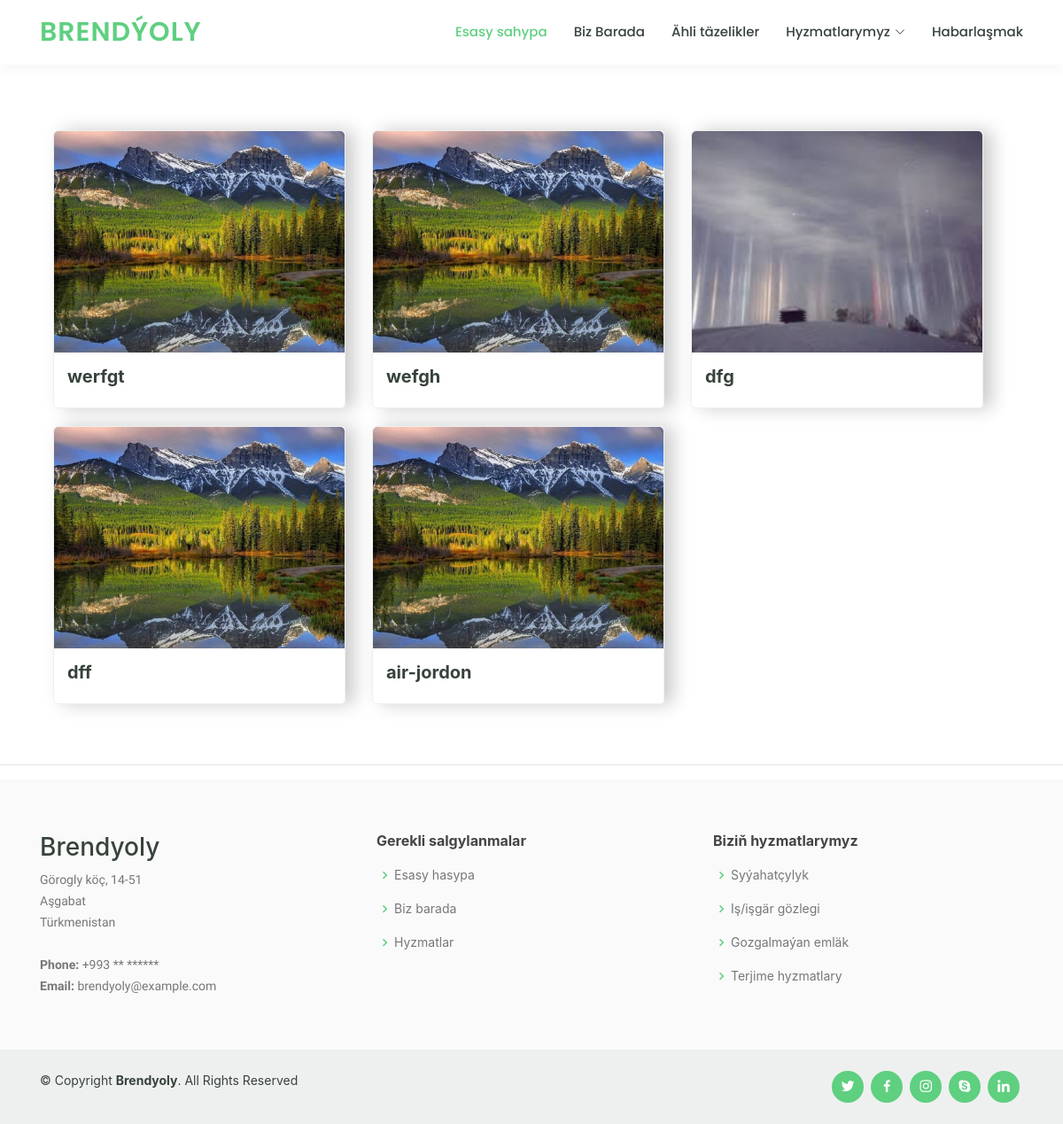
/all_news/, run on the app's committed database.
### main/models.py (models this page shows, shortened)
class News(models.Model):
    category = models.ForeignKey(Category, related_name='news', on_delete=models.CASCADE)
    name = models.CharField(max_length=200)
    slug = models.SlugField(max_length=200, unique=True)
    description = models.TextField(blank=True)
    image1 = models.ImageField(upload_to='media/', null=True)
    image2 = models.ImageField(upload_to='media/', null=True, blank=True)
    image3 = models.ImageField(upload_to='media/', null=True, blank=True)
    image4 = models.ImageField(upload_to='media/', null=True, blank=True)
    image5 = models.ImageField(upload_to='media/', null=True, blank=True)
    price = models.DecimalField(max_digits=10, decimal_places=2, null=True)
    available = models.BooleanField(default=True)
    created = models.DateTimeField(auto_now_add=True)
    updated = models.DateTimeField(auto_now=True)
    class Meta:
        ordering = ['-created']

### main/views.py (the view)
def all_news(request):
    twenty_news = News.objects.all()[0:21]
    context = {'twenty_news': twenty_news}
    return render(request, 'all-news.html', context)

### main/templates/all-news.html
{% extends 'base.html' %}
{% block content %}
<main class="container mt-3 mb-5">
	<h3 class="border-bottom pb-1 my-4">All News</h3>
	<section id="popular-courses" class="courses">
		<div class="container row" data-aos="fade-up">
	{% for news in twenty_news %}
	<div class="col-lg-4 col-md-6 d-flex align-items-stretch">
		<div class="course-item">
			<img src="/media/{{news.image1}}" class="img-fluid" alt="">
			<div class="course-content">
				<h3><a href="">{{ news.slug }}</a></h3>
			</div>
		</div>
	</div>
    {% endfor %}
	</div>
	</section>
</main>
{% endblock %}

### data on the page
News: image1 (picture), slug "werfgt"
News: image1 (picture), slug "wefgh"
News: image1 (picture), slug "dfg"
News: image1 (picture), slug "dff"
News: image1 (picture), slug "air-jordon"
